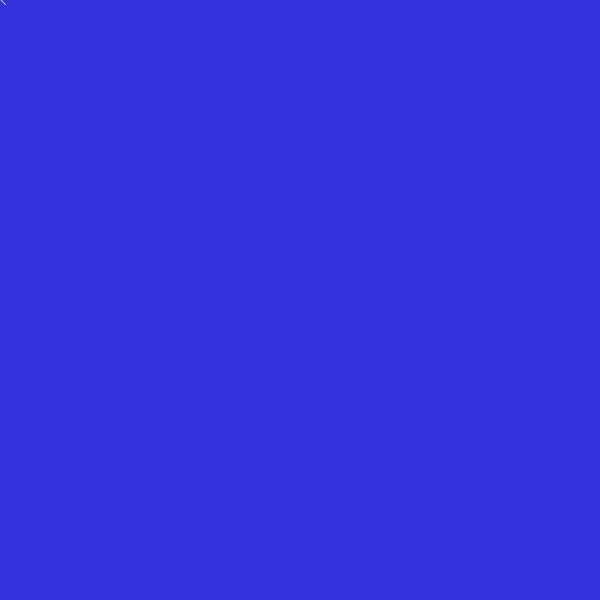
Frame 1 (no input)
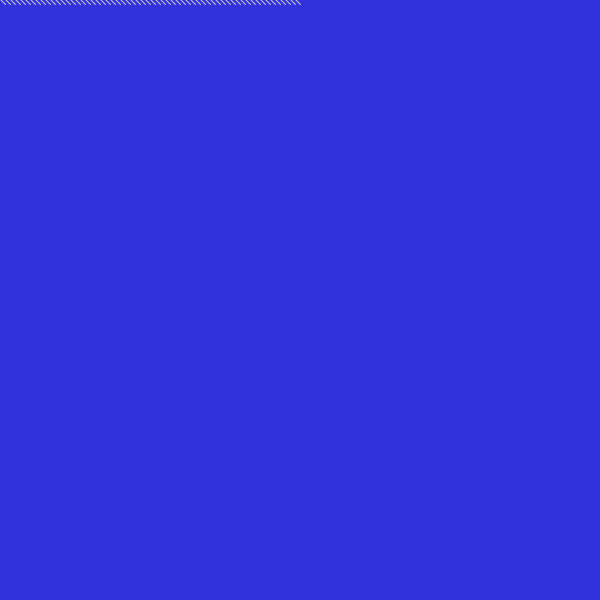
Frame 60 (the mouse pressed at the canvas centre just before this capture)
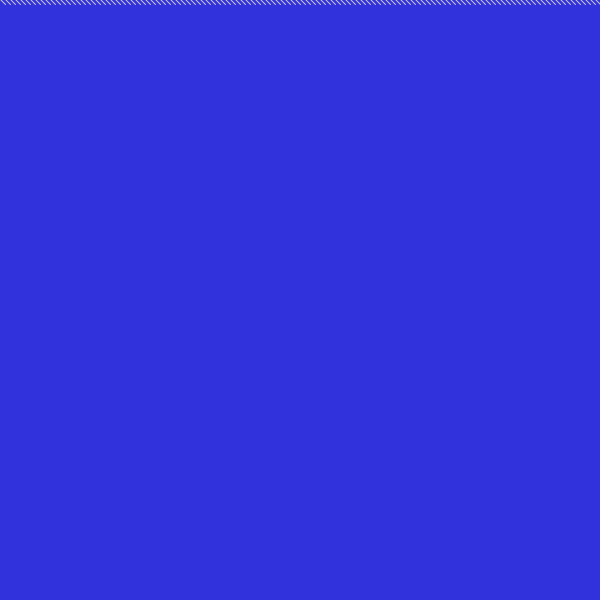
Frame 120 (the mouse held since frame 60 and released just before this capture)

The Processing sketch that drew these frames (run headless with seeded random() and noise(); from frame 60 on, the mouse is pressed at the canvas centre):

// Processing sketch: hw3
// ── hw3.pde
int c, x=0;
int y=-1;
PImage s;
void setup() {
  size(600,600);
  frameRate(2000);
  background(50,50,220);
}
void draw() {
    c=(int)mouseX%10;
    stroke(200);
    line(x+c, y, x+5-c, y+5);
    x+=5;
    if (x>600) {
        x=0;
        y+=5;
    }
    if (y>600) {
      y=600;
      s = get();
      background(50,50,220);
      image(s, 0, -5);
    }
}
